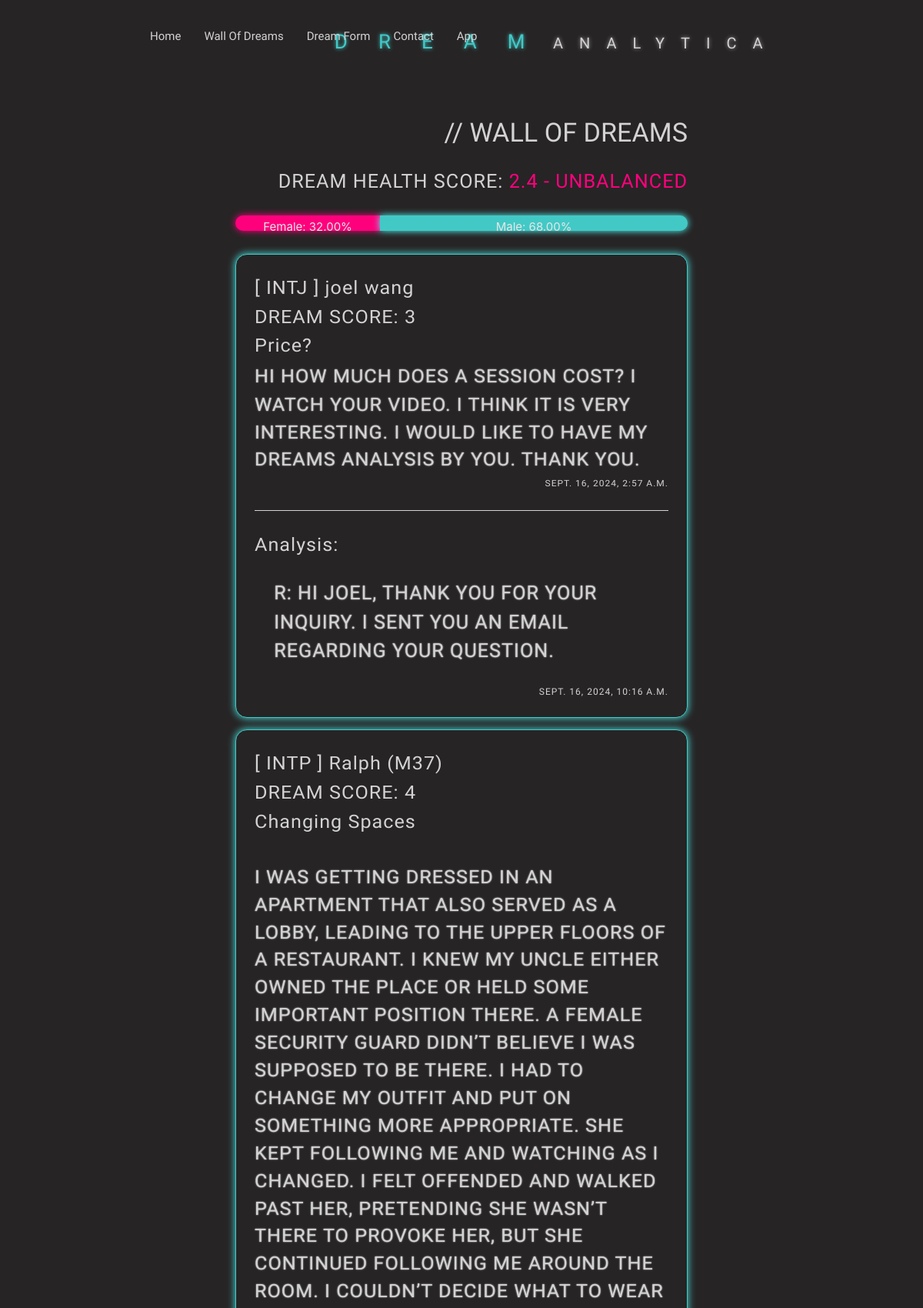
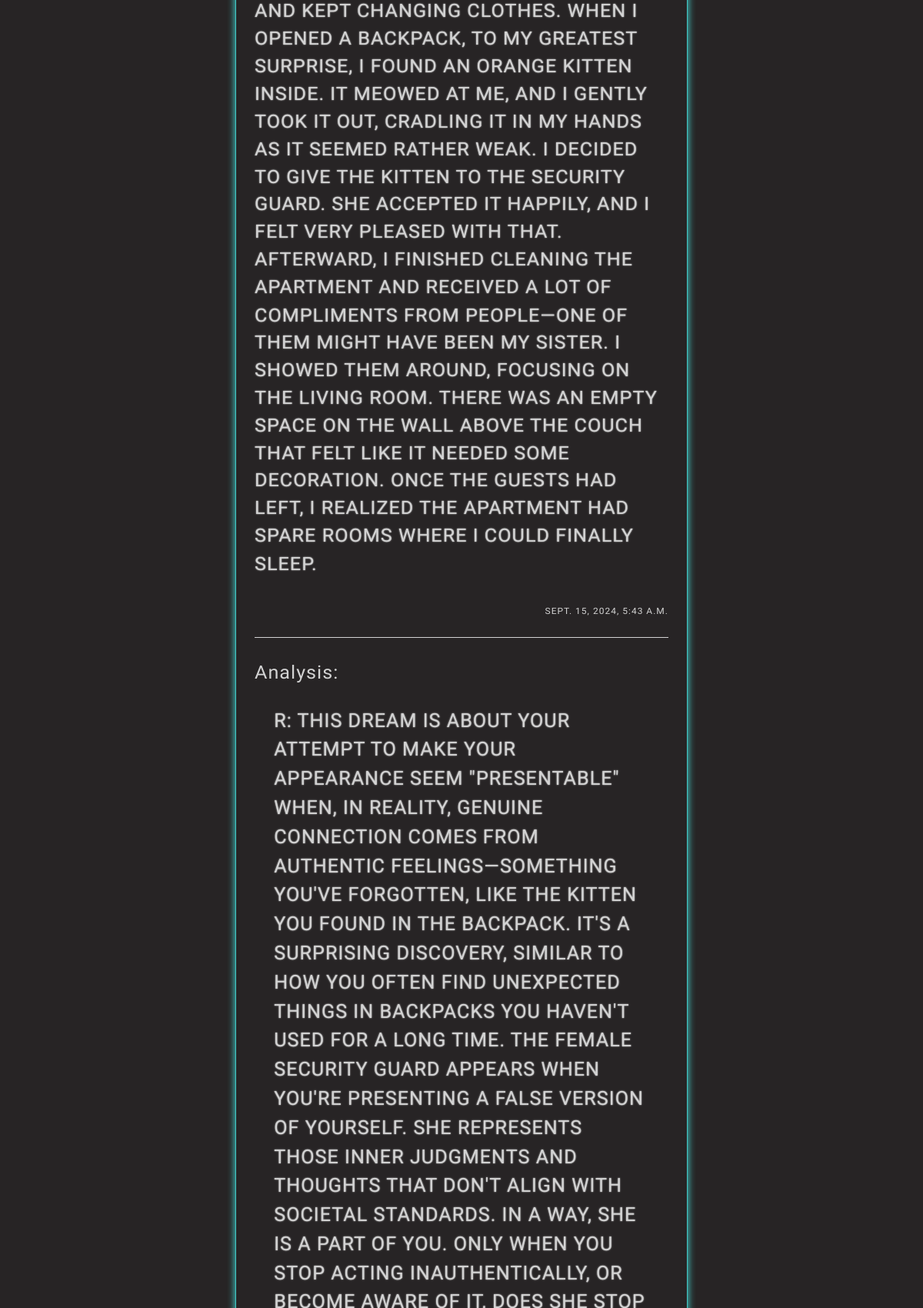
The page /dreams/ (upper part) on the database its author committed (2 pictures, top to bottom).
### main/models.py (models this page shows, shortened)
class Dreams(models.Model):
    search_fields = ['email', 'title', 'pub', 'dream','id']
    MBTI_CHOICES = [
        ('', ''),
        ('INTJ', 'INTJ'),
        ('INTP', 'INTP'),
        ('ENTJ', 'ENTJ'),
        ('ENTP', 'ENTP'),
        ('INFJ', 'INFJ'),
        ('INFP', 'INFP'),
        ('ENFJ', 'ENFJ'),
        ('ENFP', 'ENFP'),
        ('ISTJ', 'ISTJ'),
        ('ISFJ', 'ISFJ'),
        ('ESTJ', 'ESTJ'),
        ('ESFJ', 'ESFJ'),
        ('ISTP', 'ISTP'),
        ('ISFP', 'ISFP'),
        ('ESTP', 'ESTP'),
        ('ESFP', 'ESFP'),
    ]
    GENDER_CHOICES = [
        ('', ''),
        ('Female', 'Female'),
        ('Male', 'Male'),
    ]
    id = models.UUIDField(primary_key=True, default=uuid.uuid4, editable=False)
    ip_address = models.CharField(max_length=45, default="")
    submission_time = models.DateTimeField(default=timezone.now)
    name = models.CharField(max_length=50, default="")
    email = models.EmailField(max_length=200, default="")
    mbti_type = models.CharField(max_length=4, choices=MBTI_CHOICES, default='')
    gender = models.CharField(max_length=10, choices=GENDER_CHOICES, default='')
    pub = models.DateTimeField("date published", default=timezone.now)
    title = models.CharField(max_length=44)
    dream = models.TextField(default="")
    scale = models.IntegerField(default=3, validators=[MinValueValidator(1), MaxValueValidator(5)])
    viewobj = models.IntegerField(default=0)
    timer = models.DateTimeField(blank=True,null=True)
    active = models.BooleanField(default=False)
    class Meta:
        verbose_name = "dreams"
        ordering = ['-pub']

class Reply(models.Model):
    dream = models.ForeignKey(Dreams, on_delete=models.CASCADE)
    name = models.CharField(max_length=50, default="R")  # Field made optional
    reply = models.TextField()
    pub = models.DateTimeField(default=datetime.now)

### main/views.py (the view, shortened to what this page needs)
# urls.py: path('dreams/', views.dreams, name='dreams'),
def dreams(request):
    dreams_with_replies = []
    dreams = Dreams.objects.all()
    reply_form = ReplyForm()
    average_scale = round(dreams.aggregate(Avg('scale'))['scale__avg'], 2)
    duplicates = Dreams.objects.values('title', 'dream').annotate(count=Count('id')).filter(count__gt=1)
    for duplicate in duplicates:
        Dreams.objects.filter(
            name=duplicate['name'],
        ).delete()
    Dreams.objects.filter(name__in=["AlbertJipix", "Davidbiani","Search Engine Index"]).delete()
    if average_scale is not None:
        if average_scale > 3.5:
            health_status = "balanced"
            health_color = "#53FFFB"
        elif average_scale < 2.5:
            health_status = "unbalanced"
            health_color = "#FF007D"
        else:
            health_status = "neutral"
            health_color = "#FFE66D"
    else:
        health_status = "No data available"
        health_color = "#FFE66D"
    for dream in dreams:
        replies = Reply.objects.filter(dream=dream)
        dreams_with_replies.append({'dream': dream, 'replies': replies})
    gender_counts = Counter(dream.gender for dream in dreams)
    total_dreams = len(dreams)
    gender_percentages = {gender: (count / total_dreams) * 100 for gender, count in gender_counts.items()}
    sorted_gender_percentages = sorted(gender_percentages.items())
    return render(request, "dreamapp/dreams.html", {
        "dreams_with_replies": dreams_with_replies,
        "dreams": dreams,
        "reply_form": reply_form,
        "average_scale": average_scale,
        "health_status": health_status,
        "health_color": health_color,
        "sorted_gender_percentages": sorted_gender_percentages,
    })

### main/templates/dreamapp/dreams.html (shortened to what this page needs)
{% extends 'dreamapp/header.html' %}
{% block content %}
<head>
  {% load static %}
</head>
<body>
  <div class="container animate" style="margin-top: 5em;margin-bottom: 2em;">
    <div class="container animate" style="margin-top: 3em; margin-bottom: 1em;">
      <h4 class="goldman-regular mobile-exo200h right-align animate">// WALL OF DREAMS</h4>
      <p class="exo-200t flow-text right-align animate">
        DREAM HEALTH SCORE:
        <b class="{{ health_color }}" style="color: {{ health_color }}">{{ average_scale }} -
          {{ health_status|upper }}</b>
      </p>
      <div class="stacked-bar-container animate" style="margin-bottom:2em">
        {% for gender, percentage in sorted_gender_percentages %}
        <div class="stacked-bar animate"
          style="width: {{ percentage }}%; background-color: {% cycle '#FF007D' '#42c9c6' '#0047FF' %}; box-shadow: 0 0 10px 0px {% cycle '#FF007D' '#53FFFB' '#0047FF' %};">
          {% if percentage > 5 %}
          {{ gender }}: {{ percentage|floatformat:2 }}%
          {% endif %}
        </div>
        {% endfor %}
      </div>
      {% for item in dreams_with_replies %}
      {% if item.dream.active %}
      <div class="flow-text animate">
        <div class="card horizontal animate">
          <div class="card-stacked animate">
            <div class="card-content animate">
              <p class="exo-200t flow-text">[ {{ item.dream.mbti_type }} ] {{ item.dream.name }}</p>
              <p class="exo-200t flow-text"><strong>DREAM SCORE:</strong> {{item.dream.scale}}</p>
              <p class="exo-200t flow-text">{{ item.dream.title }}</p>
              <p class="dream-text exo-300t flow-text">{{ item.dream.dream }}</p>
              <p class="exo-200d right-align">{{ item.dream.pub }}</p>
              <div class="divider animate" style="border-top: 1px solid rgba(160, 160, 160, 0.2);margin:1em 0;"></div>
              <p class="exo-200 flow-text"><strong>Analysis:</strong></p>
              {% for reply in item.replies %}
              <p class="dream-text exo-300t flow-text animate" style="padding:1em">{{ reply.reply }}</p>
              <p class="exo-200d right-align animate">{{ reply.pub }}</p>
              {% endfor %}
            </div>
          </div>
        </div>
      </div>
      {% endif %}
      {% endfor %}
    </div>
  </div>
</body>
{% endblock %}

### main/templates/dreamapp/header.html (shortened to what this page needs)
<!DOCTYPE html>
<html>
<head>
  {% load static %}
  <link href="{% static 'main/css/materialize.min.css' %}" rel="stylesheet">
  <link href="{% static 'main/js/materialize.js' %}" rel="stylesheet">
</head>
<nav class="nav-extended animate" style="box-shadow:none;">
  <div class="nav-wrapper container animate">
    <div class="brand-logo-wrapper right-align ">
      <a href="/" class="brand-logo right goldman-regular highlight-blue ">
        <span class="exo-300h animate"
          style="color:#42c9c6;text-shadow: 0 0 5px #42c9c6;font-size:26px;letter-spacing: 40px;margin-right:-15px;margin-bottom:-2em">DREAM</span>
        <span class="exo-200 animate"
          style="font-size:20px;letter-spacing: 21px;text-shadow: 0 0 5px #a0a0a0">ANALYTICA</span>
      </a>
    </div>
    {% block sidenav %}
    <ul id="nav-mobile" class="left hide-on-med-and-down animate">
      <li><a class="goldman-regular highlight-blue animate" href="/">Home</a></li>
      <li><a class="goldman-regular highlight-blue animate" href="/dreams">Wall Of Dreams</a></li>
      <li><a class="goldman-regular highlight-blue animate" href="/consult">Dream Form</a></li>
      <li><a class="goldman-regular highlight-blue animate" href="/contact">Contact</a></li>
      <li><a class="goldman-regular highlight-blue animate" href="/app">App</a></li>
    </ul>
    {% endblock sidenav %}
  </div>
</nav>
<body style="margin-bottom:10em;background:#272425;">
  {% block content %}
  {% endblock %}
</body>
</html>

### main/templates/dreamapp/header.html (style rules this page uses)
.animate { opacity: 0; }
.animate.fade-in-up { animation: fadeInUp 1s ease forwards; }

### main/templates/dreamapp/dreams.html (style rules this page uses)
:root { --primary-cyan: #42c9c6; --secondary-pink: #ff00a0; --tertiary-purple: #6a00ff; --background-dark: #272425; --light-gray: #dadada; --white: #e7e7e7; }
body { background-color: var(--background-dark); color: var(--light-gray); }
.card { background-color: var(--background-dark); border: 1px solid var(--primary-cyan); box-shadow: 0 0 10px 1px var(--primary-cyan); border-radius: 15px; }
.stacked-bar-container { width: 100%; background-color: var(--background-dark); display: flex; height: 20px; margin: 20px 0; position: relative; border-radius: 15px; overflow: visible; }
.stacked-bar { height: 100%; text-align: center; line-height: 30px; color: var(--white); box-sizing: border-box; border-radius: 0; overflow: hidden; }
.stacked-bar:first-child { background-color: var(--secondary-pink); box-shadow: 0 0 5px 5px var(--secondary-pink); border-top-left-radius: 10px; border-bottom-left-radius: 10px; }
.stacked-bar:last-child { background-color: var(--primary-cyan); box-shadow: 0 0 5px 5px var(--primary-cyan); border-top-right-radius: 10px; border-bottom-right-radius: 10px; }
.animate { opacity: 0; }
.animate.fade-in-up { animation: fadeInUp 1s ease forwards; }

### rows shown on the page
Dreams: sorted_gender_percentages "Female"
Dreams: sorted_gender_percentages "Male", dream.mbti_type "INTJ", dream.name "joel wang", dream.scale "3", dream "Price?", dream.dream "HI HOW MUCH DOES A SESSION COST? I WATCH YOUR VIDEO. I THINK IT IS VERY INTERESTING. I WOULD LIKE TO HAVE MY DREAMS ANALYSIS BY YOU. THANK YOU.", dream.pub "SEPT. 16, 2024, 2:57 A.M."
Reply: reply "R: HI JOEL, THANK YOU FOR YOUR INQUIRY. I SENT YOU AN EMAIL REGARDING YOUR QUESTION.", pub "SEPT. 16, 2024, 10:16 A.M."
Dreams: dream.mbti_type "INTP", dream.name "Ralph (M37)", dream.scale "4", dream "Changing Spaces", dream.dream "I WAS GETTING DRESSED IN AN APARTMENT THAT ALSO SERVED AS A LOBBY, LEADING TO THE UPPER FLOORS OF A RESTAURANT. I KNEW MY UNCLE EITHER OWNED THE PLACE OR HELD SOME IMPORTANT POSITION THERE. A FEMALE SECURITY GUARD DIDN’T BELIEVE I WAS SUPPOSED TO BE THERE. I HAD TO CHANGE MY OUTFIT AND PUT ON SOMETHING MORE APPROPRIATE. SHE KEPT FOLLOWING ME AND WATCHING AS I CHANGED. I FELT OFFENDED AND WALKED PAST HER, PRETENDING SHE WASN’T THERE TO PROVOKE HER, BUT SHE CONTINUED FOLLOWING ME AROUND THE ROOM. I COULDN’T DECIDE WHAT TO WEAR AND KEPT CHANGING CLOTHES. WHEN I OPENED A BACKPACK, TO MY GREATEST SURPRISE, I FOUND AN ORANGE KITTEN INSIDE. IT MEOWED AT ME, AND I GENTLY TOOK IT OUT, CRADLING IT IN…", dream.pub "SEPT. 15, 2024, 5:43 A.M."

### other values the page prints
{{ average_scale }} "2.4"
{{ health_status|upper }} "UNBALANCED"
{{ percentage|floatformat:2 }} "32.00" "68.00"
